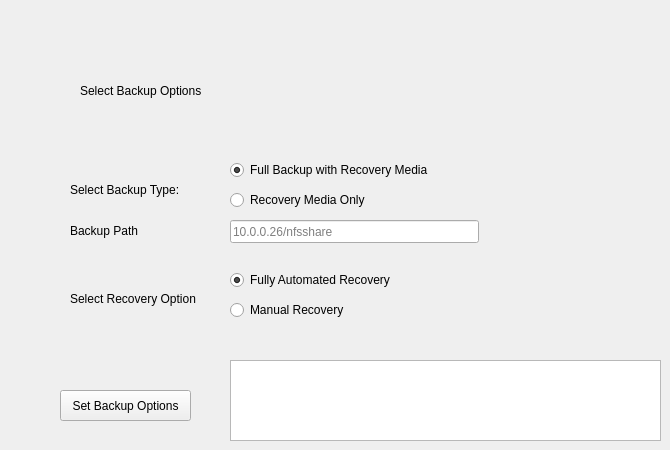
                   <widget class="QWidget" name="page_2">
                    <widget class="QLabel" name="label_11">
                     <property name="geometry">
                      <rect>
                       <x>80</x>
                       <y>70</y>
                       <width>261</width>
                       <height>41</height>
                      </rect>
                     </property>
                     <property name="frameShape">
                      <enum>QFrame::NoFrame</enum>
                     </property>
                     <property name="lineWidth">
                      <number>4</number>
                     </property>
                     <property name="midLineWidth">
                      <number>1</number>
                     </property>
                     <property name="text">
                      <string>Select Backup Options</string>
                     </property>
                     <property name="textFormat">
                      <enum>Qt::PlainText</enum>
                     </property>
                     <property name="wordWrap">
                      <bool>true</bool>
                     </property>
                    </widget>
                    <widget class="QLabel" name="label_12">
                     <property name="geometry">
                      <rect>
                       <x>70</x>
                       <y>170</y>
                       <width>121</width>
                       <height>39</height>
                      </rect>
                     </property>
                     <property name="text">
                      <string>Select Backup Type: </string>
                     </property>
                    </widget>
                    <widget class="QRadioButton" name="radioFullBackup">
                     <property name="geometry">
                      <rect>
                       <x>230</x>
                       <y>160</y>
                       <width>231</width>
                       <height>20</height>
                      </rect>
                     </property>
                     <property name="text">
                      <string>Full Backup with Recovery Media</string>
                     </property>
                     <property name="checked">
                      <bool>true</bool>
                     </property>
                     <attribute name="buttonGroup">
                      <string notr="true">buttonGroupBackupType</string>
                     </attribute>
                    </widget>
                    <widget class="QRadioButton" name="radioRecoveryMediaOnly">
                     <property name="geometry">
                      <rect>
                       <x>230</x>
                       <y>190</y>
                       <width>161</width>
                       <height>20</height>
                      </rect>
                     </property>
                     <property name="text">
                      <string>Recovery Media Only</string>
                     </property>
                     <attribute name="buttonGroup">
                      <string notr="true">buttonGroupBackupType</string>
                     </attribute>
                    </widget>
                    <widget class="QPushButton" name="buttonSetBackupOptions">
                     <property name="geometry">
                      <rect>
                       <x>60</x>
                       <y>390</y>
                       <width>131</width>
                       <height>31</height>
                      </rect>
                     </property>
                     <property name="text">
                      <string>Set Backup Options</string>
                     </property>
                     <property name="default">
                      <bool>false</bool>
                     </property>
                    </widget>
                    <widget class="QLabel" name="label_15">
                     <property name="geometry">
                      <rect>
                       <x>70</x>
                       <y>288</y>
                       <width>141</width>
                       <height>21</height>
                      </rect>
                     </property>
                     <property name="text">
                      <string>Select Recovery Option</string>
                     </property>
                    </widget>
                    <widget class="QRadioButton" name="radioManualReocvery">
                     <property name="geometry">
                      <rect>
                       <x>230</x>
                       <y>300</y>
                       <width>161</width>
                       <height>20</height>
                      </rect>
                     </property>
                     <property name="text">
                      <string>Manual Recovery</string>
                     </property>
                     <attribute name="buttonGroup">
                      <string notr="true">buttonGroupRecoveryType</string>
                     </attribute>
                    </widget>
                    <widget class="QRadioButton" name="radioFullRecovery">
                     <property name="geometry">
                      <rect>
                       <x>230</x>
                       <y>270</y>
                       <width>231</width>
                       <height>20</height>
                      </rect>
                     </property>
                     <property name="text">
                      <string>Fully Automated Recovery</string>
                     </property>
                     <property name="checked">
                      <bool>true</bool>
                     </property>
                     <attribute name="buttonGroup">
                      <string notr="true">buttonGroupRecoveryType</string>
                     </attribute>
                    </widget>
                    <widget class="QLabel" name="label_21">
                     <property name="geometry">
                      <rect>
                       <x>70</x>
                       <y>220</y>
                       <width>141</width>
                       <height>21</height>
                      </rect>
                     </property>
                     <property name="text">
                      <string>Backup Path</string>
                     </property>
                    </widget>
                    <widget class="QLineEdit" name="inputBackupPath">
                     <property name="geometry">
                      <rect>
                       <x>230</x>
                       <y>220</y>
                       <width>249</width>
                       <height>23</height>
                      </rect>
                     </property>
                     <property name="inputMask">
                      <string/>
                     </property>
                     <property name="text">
                      <string/>
                     </property>
                     <property name="placeholderText">
                      <string>10.0.0.26/nfsshare</string>
                     </property>
                    </widget>
                    <widget class="QPlainTextEdit" name="plainTextBackupOptions">
                     <property name="geometry">
                      <rect>
                       <x>230</x>
                       <y>360</y>
                       <width>431</width>
                       <height>81</height>
                      </rect>
                     </property>
                     <property name="readOnly">
                      <bool>true</bool>
                     </property>
                    </widget>
                   </widget>
